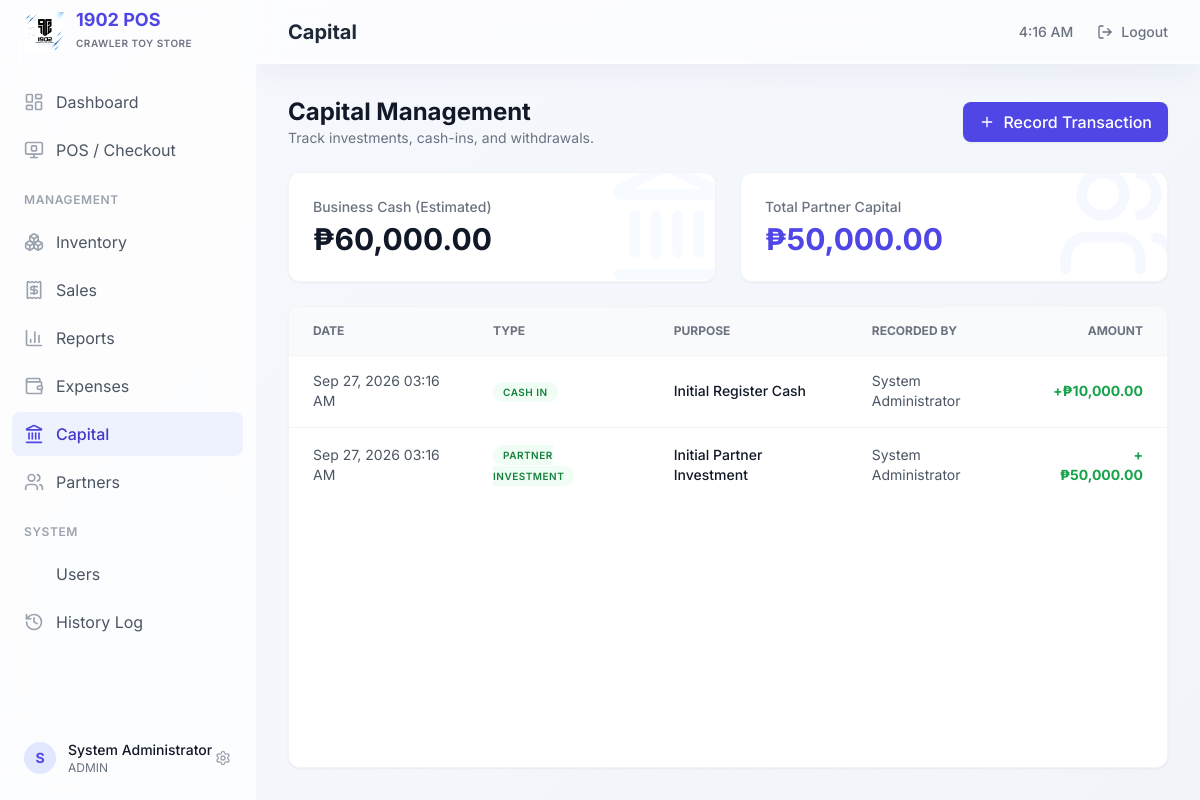
The app's page /capital/index.php (signed in) with its own data.
### tables this page shows
CREATE TABLE IF NOT EXISTS `capital_transactions` (
    `id` INT AUTO_INCREMENT PRIMARY KEY,
    `type` ENUM('CASH_IN', 'CASH_OUT', 'PARTNER_INVESTMENT', 'PARTNER_WITHDRAWAL', 'OWNER_INVESTMENT', 'OWNER_WITHDRAWAL') NOT NULL,
    `amount` DECIMAL(10, 2) NOT NULL,
    `purpose` VARCHAR(255) NOT NULL,
    `description` TEXT NULL,
    `partner_id` INT NULL,
    `recorded_by` INT NULL,
    `transaction_date` DATETIME NOT NULL,
    `created_at` DATETIME DEFAULT CURRENT_TIMESTAMP,
    FOREIGN KEY (`partner_id`) REFERENCES `partners`(`id`) ON DELETE SET NULL,
    FOREIGN KEY (`recorded_by`) REFERENCES `users`(`id`) ON DELETE SET NULL
);

CREATE TABLE IF NOT EXISTS `users` (
    `id` INT AUTO_INCREMENT PRIMARY KEY,
    `name` VARCHAR(100) NOT NULL,
    `username` VARCHAR(50) NOT NULL UNIQUE,
    `email` VARCHAR(100) NOT NULL UNIQUE,
    `password` VARCHAR(255) NOT NULL,
    `role` ENUM('ADMIN', 'PARTNER', 'STAFF') NOT NULL DEFAULT 'STAFF',
    `status` ENUM('ACTIVE', 'INACTIVE') NOT NULL DEFAULT 'ACTIVE',
    `created_at` DATETIME DEFAULT CURRENT_TIMESTAMP,
    `updated_at` DATETIME DEFAULT CURRENT_TIMESTAMP ON UPDATE CURRENT_TIMESTAMP,
    `last_login` DATETIME NULL
);

### capital/index.php (the view, shortened to what this page needs)
<?php
require_once '../includes/header.php';
require_once '../includes/sidebar.php';
require_once '../includes/db.php';
$stmt = $pdo->query("SELECT ct.*, u.name as user_name FROM capital_transactions ct LEFT JOIN users u ON ct.recorded_by = u.id ORDER BY ct.transaction_date DESC LIMIT 50");
$transactions = $stmt->fetchAll();
$stmt = $pdo->query("
    SELECT
        (SELECT COALESCE(SUM(amount), 0) FROM capital_transactions WHERE type IN ('CASH_IN', 'PARTNER_INVESTMENT', 'OWNER_INVESTMENT')) -
        (SELECT COALESCE(SUM(amount), 0) FROM capital_transactions WHERE type IN ('CASH_OUT', 'PARTNER_WITHDRAWAL', 'OWNER_WITHDRAWAL')) +
        (SELECT COALESCE(SUM(total), 0) FROM sales WHERE status = 'COMPLETED' AND payment_method = 'CASH') -
        (SELECT COALESCE(SUM(amount), 0) FROM expenses)
    AS business_cash
");
$businessCash = $stmt->fetchColumn();
$stmt = $pdo->query("
    SELECT
        (SELECT COALESCE(SUM(amount), 0) FROM capital_transactions WHERE type = 'PARTNER_INVESTMENT') -
        (SELECT COALESCE(SUM(amount), 0) FROM capital_transactions WHERE type = 'PARTNER_WITHDRAWAL')
    AS partner_capital
");
$partnerCapital = $stmt->fetchColumn();
?>
<div class="max-w-7xl mx-auto flex flex-col h-[calc(100vh-8rem)]">
    <div class="flex flex-col md:flex-row md:items-center justify-between mb-6 shrink-0">
        <div>
            <h2 class="text-2xl font-bold text-gray-900">Capital Management</h2>
            <p class="text-gray-500 text-sm">Track investments, cash-ins, and withdrawals.</p>
        </div>
        <?php if ($_SESSION['role'] === 'ADMIN'): ?>
        <button onclick="openModal()" class="mt-4 md:mt-0 bg-indigo-600 hover:bg-indigo-700 text-white px-4 py-2 rounded-lg font-medium transition shadow-sm flex items-center">
            <i data-lucide="plus" class="w-4 h-4 mr-2"></i> Record Transaction
        </button>
        <?php endif; ?>
    </div>
    <div class="grid grid-cols-1 md:grid-cols-2 gap-6 mb-6 shrink-0">
        <div class="bg-white rounded-xl p-6 border border-gray-100 shadow-sm relative overflow-hidden">
            <div class="absolute -right-4 -top-4 text-blue-50 opacity-50"><i data-lucide="landmark" class="w-32 h-32"></i></div>
            <p class="text-sm font-medium text-gray-500 mb-1 relative z-10">Business Cash (Estimated)</p>
            <h3 class="text-3xl font-bold text-gray-900 relative z-10">₱<?= number_format($businessCash, 2) ?></h3>
        </div>
        <div class="bg-white rounded-xl p-6 border border-gray-100 shadow-sm relative overflow-hidden">
            <div class="absolute -right-4 -top-4 text-indigo-50 opacity-50"><i data-lucide="users" class="w-32 h-32"></i></div>
            <p class="text-sm font-medium text-gray-500 mb-1 relative z-10">Total Partner Capital</p>
            <h3 class="text-3xl font-bold text-gray-900 text-indigo-600 relative z-10">₱<?= number_format($partnerCapital, 2) ?></h3>
        </div>
    </div>
    <div class="bg-white rounded-xl shadow-sm border border-gray-100 flex-1 overflow-hidden flex flex-col">
        <div class="overflow-x-auto flex-1 relative">
            <table class="w-full text-left text-sm text-gray-600">
                <thead class="bg-gray-50 text-gray-500 text-xs uppercase font-semibold sticky top-0 z-10 shadow-sm">
                    <tr>
                        <th class="px-6 py-4">Date</th>
                        <th class="px-6 py-4">Type</th>
                        <th class="px-6 py-4">Purpose</th>
                        <th class="px-6 py-4">Recorded By</th>
                        <th class="px-6 py-4 text-right">Amount</th>
                    </tr>
                </thead>
                <tbody class="divide-y divide-gray-100">
                    <?php if (empty($transactions)): ?>
                    <tr><td colspan="5" class="px-6 py-8 text-center text-gray-400">No transactions recorded.</td></tr>
                    <?php else: ?>
                        <?php foreach ($transactions as $t): ?>
                        <tr class="hover:bg-gray-50 transition-colors">
                            <td class="px-6 py-4"><?= date('M d, Y h:i A', strtotime($t['transaction_date'])) ?></td>
                            <td class="px-6 py-4">
                                <?php
                                    $is_in = in_array($t['type'], ['CASH_IN', 'PARTNER_INVESTMENT', 'OWNER_INVESTMENT']);
                                    $color = $is_in ? 'text-green-700 bg-green-50' : 'text-orange-700 bg-orange-50';
                                ?>
                                <span class="px-2.5 py-1 text-[10px] uppercase tracking-wider font-semibold <?= $color ?> rounded-full">
                                    <?= str_replace('_', ' ', $t['type']) ?>
                                </span>
                            </td>
                            <td class="px-6 py-4 font-medium text-gray-900"><?= htmlspecialchars($t['purpose']) ?></td>
                            <td class="px-6 py-4"><?= htmlspecialchars($t['user_name'] ?? 'System') ?></td>
                            <td class="px-6 py-4 text-right font-bold <?= $is_in ? 'text-green-600' : 'text-orange-600' ?>">
                                <?= $is_in ? '+' : '-' ?>₱<?= number_format($t['amount'], 2) ?>
                            </td>
                        </tr>
                        <?php endforeach; ?>
                    <?php endif; ?>
                </tbody>
            </table>
        </div>
    </div>
</div>
<?php require_once '../includes/footer.php'; ?>

### includes/header.php (style rules this page uses)
body { font-family: 'Inter', sans-serif; background: linear-gradient(135deg, #f6f8fd 0%, #f1f5f9 100%); background-attachment: fixed; }

### records on screen
capital_transactions: transaction_date "Sep 27, 2026 03:16 AM", type "CASH IN", purpose "Initial Register Cash", recorded_by.name "System Administrator", amount "10,000.00"
capital_transactions: transaction_date "Sep 27, 2026 03:16 AM", type "PARTNER INVESTMENT", purpose "Initial Partner Investment", recorded_by.name "System Administrator", amount "50,000.00"

### other values on screen
substr($_SESSION['name'], 0, 1) "S"
$_SESSION['name'] "System Administrator"
$_SESSION['role'] "ADMIN"
str_replace('-', ' ', $currentPage) "Capital"
$businessCash "60,000.00"
$partnerCapital "50,000.00"
